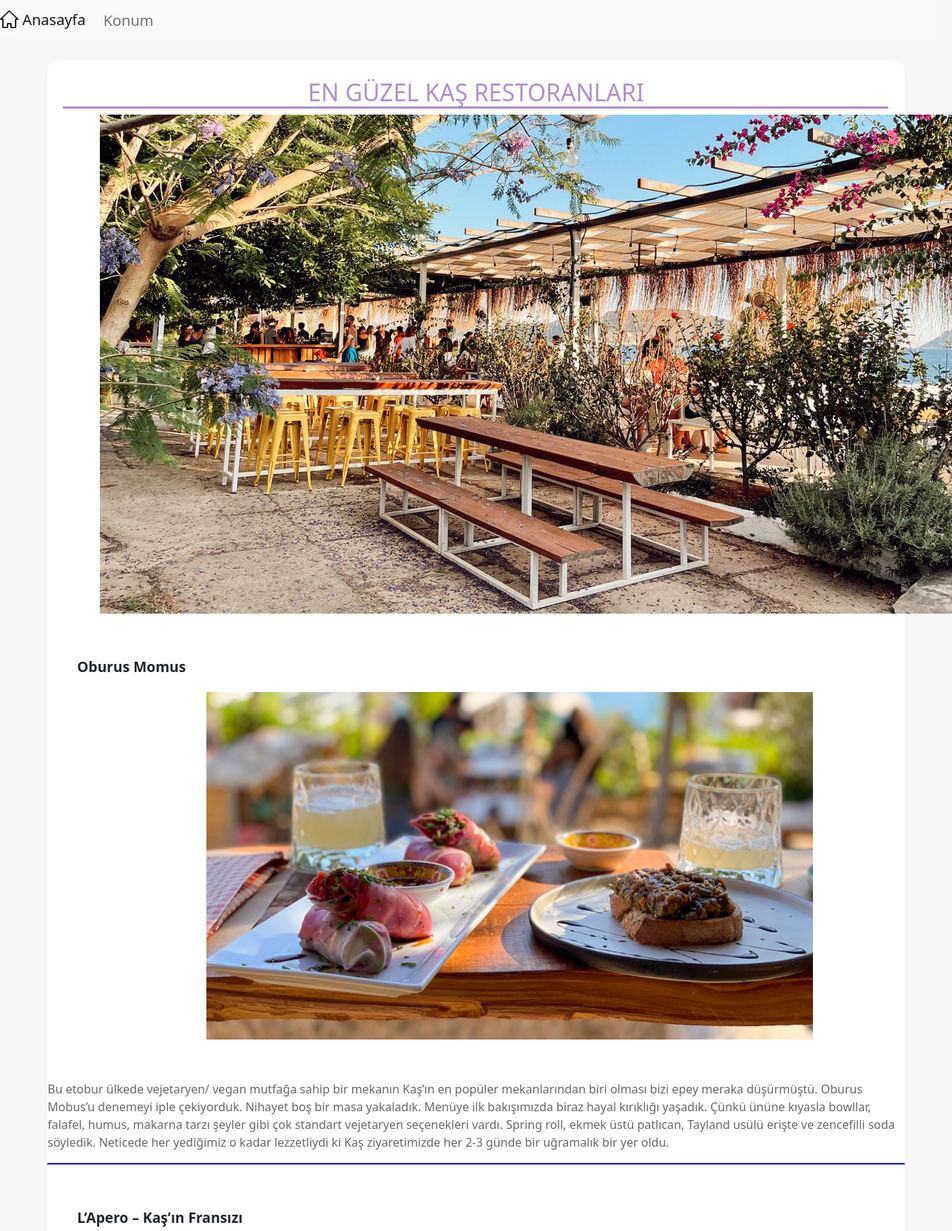
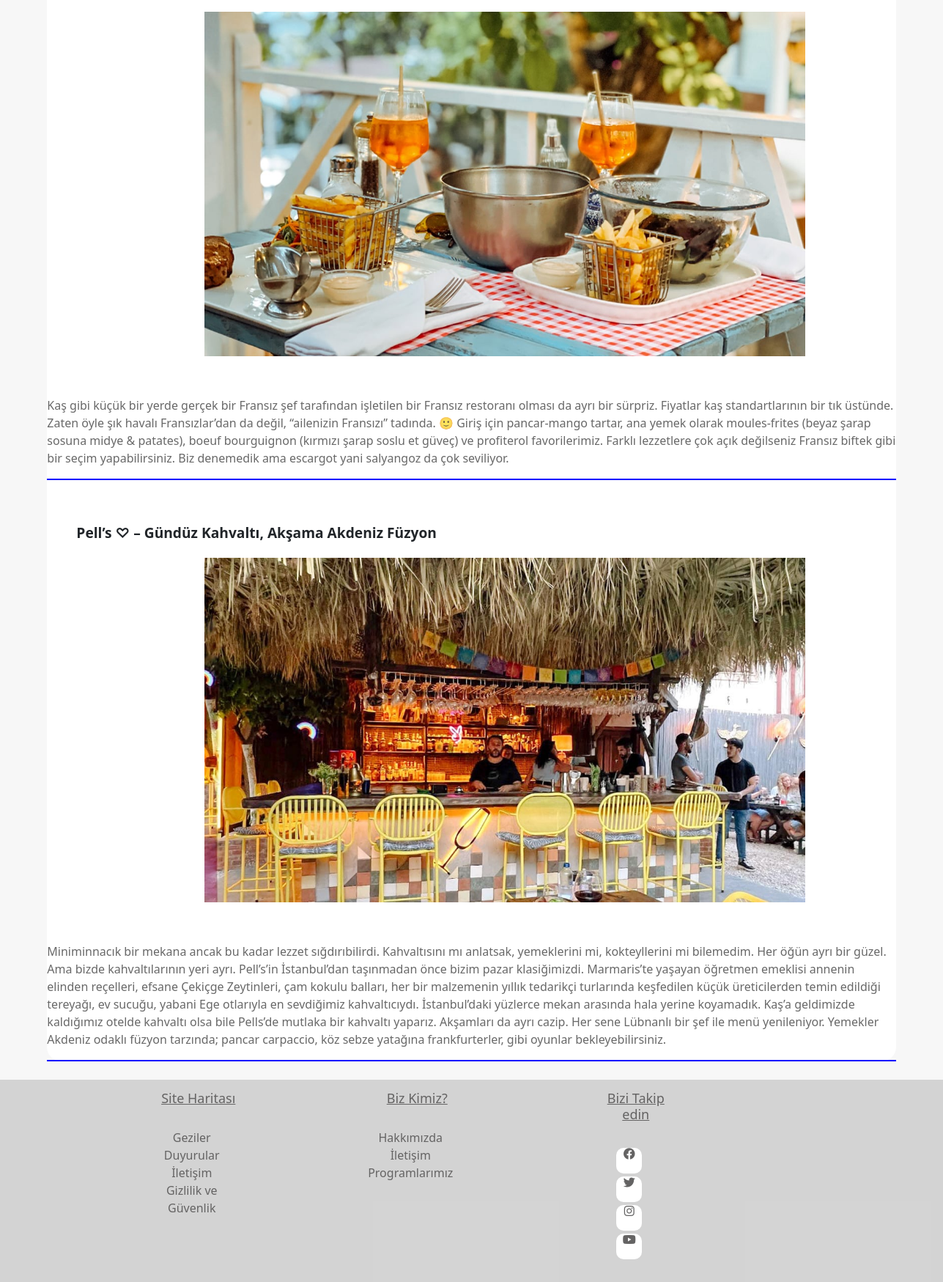
/neyenir, run on the app's committed database (2 pictures, top to bottom).
### pages/models.py (models this page shows, shortened)
class Restaurant(models.Model):
    title=models.CharField(max_length=100, verbose_name='Restoran İsmi')
    image=models.ImageField(upload_to='pages/', verbose_name='Restoran Resimleri',default='')
    body=models.TextField()

### pages/views.py (the view)
# urls.py: path('neyenir', restaurant),
def restaurant(request):
    pages=Restaurant.objects.all()
    context={
        'pages':pages
    }
    return render(request, 'pages/neyenir.html',context)

### pages/templates/pages/neyenir.html
{% extends 'layout.html' %}
{% load static %}
{% block css_files %}
    <link rel="stylesheet" href="{% static 'style.css' %}"">
{% endblock %}
{% block content %}
<div class="background">
  <div class="container">
    <h2 style="text-align: center; padding-top:25px;">EN GÜZEL KAŞ RESTORANLARI</h2>
      <img style="padding-left: 50px;" src="/static/img/loop-kas-bar-restoran-1155x675.jpg" alt="">
  </div>
    {% for restaurant in pages  %}
  <div class="restoranlar">
    <h3>{{restaurant.title}}</h3>
    <p class="restoran">
      <img width="850" height="500" src="{{restaurant.image.url}}" alt="">
    </p>
    <p class="restoran">
      <br>
    {{restaurant.body}}
    </p>
    <div class="yazi"></div>
  </div>
    {% endfor %}
</div>
  {% endblock content %}

### static/style.css (style rules this page uses)
* { box-sizing: border-box; margin: 0; padding: 0; }
body { background-color: rgba(246, 246, 246, 0.808); width: 100%; height: 100%; }
h3 { display: block; font-size:larger; font-weight: bolder; padding-left: 40px; padding-top: 60px; }
h2 { margin-top:25px; color:rgba(162, 124, 197, 0.858); border-bottom-style:solid ; }
p { color: rgba(62, 61, 61, 0.782); }
.background { background-color: white; width: 90%; margin: auto; border-radius: 20px; }
.restoran img { margin-left: 200px; padding: 15px; }
.yazi { border-bottom: 2px double blue; }

### data on the page
Restaurant: title "Oburus Momus", image (picture), body "Bu etobur ülkede vejetaryen/ vegan mutfağa sahip bir mekanın Kaş’ın en popüler mekanlarından biri olması bizi epey meraka düşürmüştü. Oburus Mobus’u denemeyi iple çekiyorduk. Nihayet boş bir masa yakaladık. Menüye ilk bakışımızda biraz hayal kırıklığı yaşadık. Çünkü ününe kıyasla bowllar, falafel, humus, makarna tarzı şeyler gibi çok standart vejetaryen seçenekleri vardı. Spring roll, ekmek üstü patlıcan, Tayland usülü erişte ve zencefilli soda söyledik. Neticede her yediğimiz o kadar lezzetliydi ki Kaş ziyaretimizde her 2-3 günde bir uğramalık bir yer oldu."
Restaurant: title "L’Apero – Kaş’ın Fransızı", image (picture), body "Kaş gibi küçük bir yerde gerçek bir Fransız şef tarafından işletilen bir Fransız restoranı olması da ayrı bir sürpriz. Fiyatlar kaş standartlarının bir tık üstünde. Zaten öyle şık havalı Fransızlar’dan da değil, “ailenizin Fransızı” tadında. 🙂 Giriş için pancar-mango tartar, ana yemek olarak moules-frites (beyaz şarap sosuna midye & patates), boeuf bourguignon (kırmızı şarap soslu et güveç) ve profiterol favorilerimiz. Farklı lezzetlere çok açık değilseniz Fransız biftek gibi bir seçim yapabilirsiniz. Biz denemedik ama escargot yani salyangoz da çok seviliyor."
Restaurant: title "Pell’s ♡ – Gündüz Kahvaltı, Akşama Akdeniz Füzyon", image (picture), body "Miniminnacık bir mekana ancak bu kadar lezzet sığdırıbilirdi. Kahvaltısını mı anlatsak, yemeklerini mi, kokteyllerini mi bilemedim. Her öğün ayrı bir güzel. Ama bizde kahvaltılarının yeri ayrı. Pell’s’in İstanbul’dan taşınmadan önce bizim pazar klasiğimizdi. Marmaris’te yaşayan öğretmen emeklisi annenin elinden reçelleri, efsane Çekiçge Zeytinleri, çam kokulu balları, her bir malzemenin yıllık tedarikçi turlarında keşfedilen küçük üreticilerden temin edildiği tereyağı, ev sucuğu, yabani Ege otlarıyla en sevdiğimiz kahvaltıcıydı. İstanbul’daki yüzlerce mekan arasında hala yerine koyamadık. Kaş’a geldimizde kaldığımız otelde kahvaltı olsa bile Pells’de mutlaka bir kahvaltı yaparız. Akşamları…"
